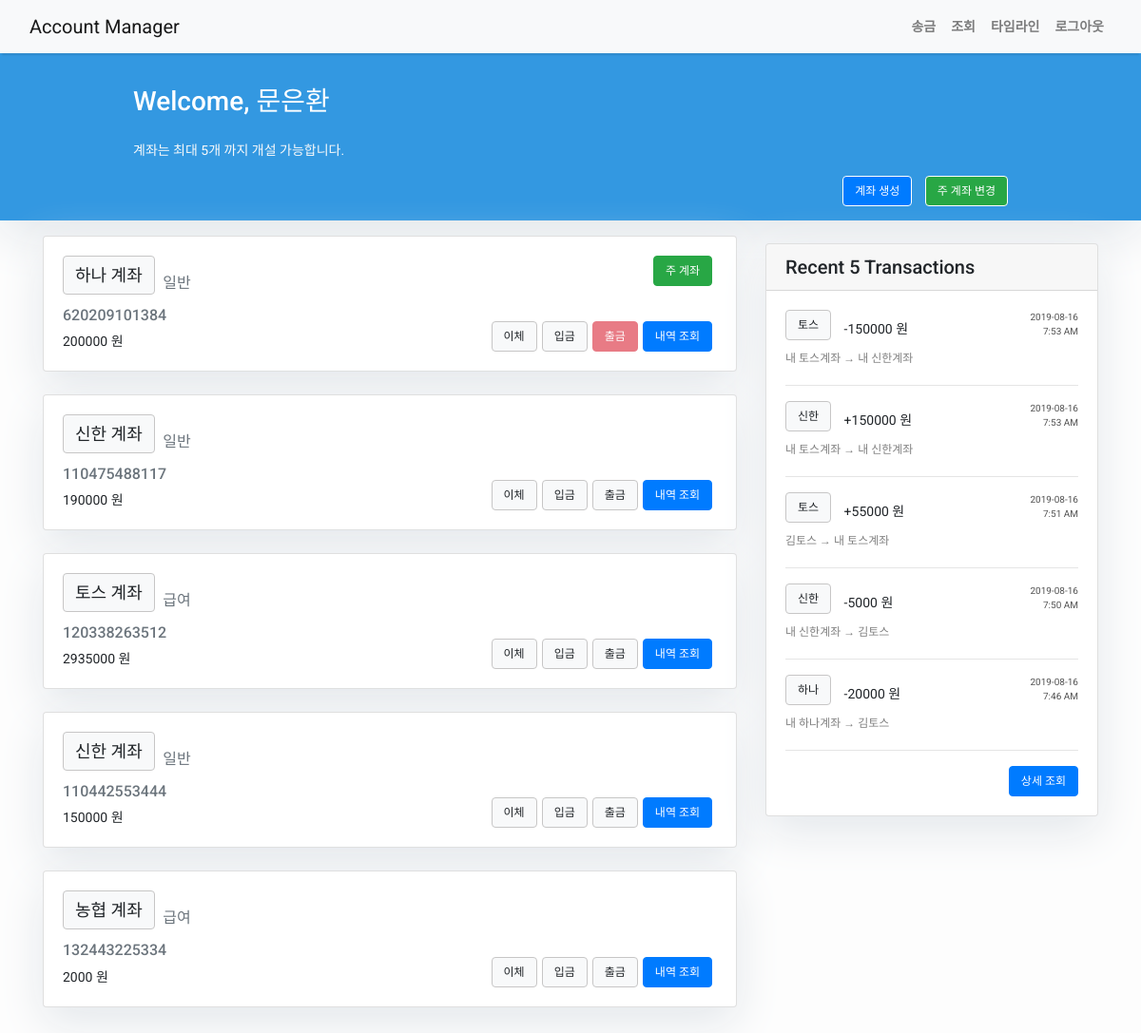
Screenshot of / (signed in) with the database file from the repository.
### users/models.py (models this page shows)
class CustomUser(AbstractBaseUser, PermissionsMixin):
    email           = models.EmailField(unique=True)
    full_name       = models.CharField(max_length=20)
    mobile_no       = models.IntegerField(blank=False)
    date_joined     = models.DateTimeField(default=timezone.now)
    balance         = models.IntegerField(default=0)
    is_staff        = models.BooleanField(default=False)
    is_active       = models.BooleanField(default=True)
    main_account_no = models.CharField(max_length=20)
    account_number  = models.IntegerField(default=0)
    location = (
        ('S', '서울'),
        ('I', '인천'),
        ('K', '경기'),
    )
    loc = models.CharField(max_length=1, choices=location)
    USERNAME_FIELD = 'email'
    REQUIRED_FIELDS = []
    objects = CustomUserManager()
    def __str__(self):
        return self.email

class Account(models.Model):
    account_no              = models.CharField(max_length=20)
    user                    = models.ForeignKey(CustomUser, on_delete=models.CASCADE)
    balance                 = models.PositiveIntegerField(default=0)
    daily_transfer_number   = models.IntegerField(default=3)
    is_main_account         = models.BooleanField(default=False)
    limit_once              = models.IntegerField(default=0)
    limit_daily             = models.IntegerField(default=0)
    bank_list = (
        ('토스', '토스'),
        ('농협', '농협'),
        ('하나', '하나은행'),
        ('신한', '신한은행'),
        ('국민', '국민은행'),
        ('우리', '우리은행'),
    )
    bank = models.CharField(max_length=10, choices=bank_list)
    account_type_list = (
        ('일반', '일반'),
        ('급여', '급여'),
        ('적금', '적금'),
    )
    account_type = models.CharField(max_length=10, choices=account_type_list)

### transactions/models.py (models this page shows, shortened)
class Transfer(models.Model):
    account = models.ForeignKey(
        Account,
        related_name='Transfer',
        on_delete=models.CASCADE,
    )
    account_no_to = models.CharField(max_length=20)
    account_no_from = models.CharField(max_length=20)
    bank_list = (
        ('토스', '토스'),
        ('농협', '농협'),
        ('하나', '하나은행'),
        ('신한', '신한은행'),
        ('국민', '국민은행'),
        ('우리', '우리은행'),
    )
    account_bank_to = models.CharField(max_length=10, choices=bank_list)
    account_bank_from = models.CharField(max_length=10, choices=bank_list)
    receiver_id = models.IntegerField()
    receiver_name = models.CharField(max_length=20)
    user_name = models.CharField(max_length=20)
    amount = models.DecimalField(
        decimal_places=0,
        max_digits=12,
        validators=[
            MinValueValidator(Decimal('10'))
        ]
    )
    timestamp   = models.DateTimeField(auto_now_add=True)
    action_name = 'Transfer'
    def get_action_name(self):
        return self.action_name
    def set_action_name(self, action_name):
        self.action_name = action_name
        return action_name

### users/views.py (the view)
# urls.py: 2. Add a URL to urlpatterns:  path('', Home.as_view(), name='home')
class Home(TemplateView):
    def get(self, request, *args, **kwargs):
        context={}
        is_authenticated = request.user.is_authenticated
        if is_authenticated == True:
            user = CustomUser.objects.get(email=request.user)
            account_obj = Account.objects.filter(user=user.id)
            dep_obj  = Deposit.objects.filter(user_name=user.full_name)
            with_obj = Withdraw.objects.filter(user_name=user.full_name)
            Td_obj   = Transfer.objects.filter(user_name=user.full_name)
            Tc_obj   = Transfer.objects.filter(receiver_name=user.full_name)
            for obj in Td_obj:
                obj.set_action_name('Transfer_debit')
            for obj in Tc_obj:
                obj.set_action_name('Transfer_credit')
            from itertools import chain
            from operator import attrgetter
            transactions_hub = list(chain(dep_obj, with_obj, Td_obj, Tc_obj))
            transactions_hub = sorted(
                chain(dep_obj, with_obj, Td_obj, Tc_obj),
                key = attrgetter('timestamp'),
                reverse=True
            )
            context={
                'transactions_recent': transactions_hub[:5],
                'account_obj': account_obj,
                'dep_obj': dep_obj,
                'with_obj': with_obj,
                'Td_obj': Td_obj,
                'Tc_obj': Tc_obj,
            }
        return render(request,'home.htm', context)

### templates/home.htm (shortened to what this page needs)
{% extends 'base.html' %}
{% block content %}
{% if user.is_authenticated %}
  <header class="masthead" >
    <div class="container">
      <div class="row">
        <div class=" col-md-8 col-md-10 mx-auto">
          <div class="site-heading">
            <h3 class=" site-heading my-4 mt-3 text-white"> Welcome, {{ user.full_name }} </h3>
            <p class="text-light">계좌는 최대 5개 까지 개설 가능합니다. &nbsp</p>
            <div class="mgr-account">
              <a href="/accounts" class="btn btn-primary">계좌 생성</a>
              <a href="/accounts/modify_main" class="btn btn-success">주 계좌 변경</a>
            </div>
          </div>
        </div>
      </div>
    </div>
  </header>
  <div class="container">
    <div class="row">
      <div class="col-md-8 mt-3 left">
        {% for account in account_obj %}
          <div class="card mb-4" >
            <div class="card-body grid">
              <div class="grid-tem left">
                <p class="card-title">
                  {% with "/accounts/detail/"|add:account.account_no as account_no %}
                    <a href= {{ account_no }} class="btn btn-light account">{{ account.bank }} 계좌</a>
                  {% endwith %}
                  <a class="card-text text-muted type" style="margin-left: 5px" >{{ account.account_type }}</a>
                </p>
                <p class="card-text text-muted h6">{{ account.account_no }}</p>
                <p class="card-text">{{ account.balance }} 원</p>
              </div>
              <div class="grid-tem right">
                <div style="position: absolute; bottom: 20px; right: 20px">
                  {% with "/accounts/history/"|add:account.account_no as account_no %}
                    <a href= {{ account_no }} class="btn btn-primary" >내역 조회</a>
                  {% endwith %}
                  {% with "/transactions/withdraw/"|add:account.account_no as account_no %}
                    {% if account.limit_daily <= 0 %}
                      <a href= '' class="btn btn-danger disabled">출금</a>
                    {% else %}
                      <a href= {{ account_no }} class="btn btn-light">출금</a>
                    {% endif %}
                  {% endwith %}
                  {% with "/transactions/deposit/"|add:account.account_no as account_no %}
                    <a href= {{ account_no }} class="btn btn-light">입금</a>
                  {% endwith %}
                  {% with "/transactions/transfer/"|add:account.account_no as account_no %}
                    {% if account.daily_transfer_number <= 0 %}
                      <a href= {{ account_no }} class="btn btn-light expire">이체</a>
                    {% else %}
                      <a href= {{ account_no }} class="btn btn-light">이체</a>
                    {% endif %}
                  {% endwith %}
                </div>
                {% if account.is_main_account %}
                  <div style="position: absolute; top: 20px; right: 20px">
                    <a href='accounts/modify_main' class="btn btn-success">주 계좌</a>
                  </div>
                {% endif %}
              </div>
            </div>
          </div>
        {% endfor %}
      </div>
      {% block sidebar %}
      {% include 'sidebar.html' %}
      {% endblock sidebar %}
    </div>
  </div>
{% endif %}
{%endblock%}

### templates/base.html (shortened to what this page needs)
<!DOCTYPE html>
<html>
  <head>
    <link
      rel="stylesheet"
      href="https://maxcdn.bootstrapcdn.com/bootstrap/4.0.0/css/bootstrap.min.css"
    />
  </head>
  <body>
    {% if request.user.is_authenticated %}
      <nav class="navbar navbar-expand-lg navbar-light bg-light shadow" id="mainNav">
        <div class="container-fluid">
          <a class="navbar-brand" href="{% url 'home' %}" >Account Manager</a>
          <div class="collapse navbar-collapse" id="navbarResponsive">
            <ul class="navbar-nav ml-auto">
              <li class="nav-item text-black">
                <a class="nav-link text-black font-weight-bold" href="/transactions/transfer_option">송금</a>
              </li>
              <li class="nav-item text-black">
                <a class="nav-link text-black font-weight-bold" href="/accounts/history_all">조회</a>
              </li>
              <li class="nav-item text-black">
                <a class="nav-link text-black font-weight-bold" href="/transactions/timeline">타임라인</a>
              </li>
              <li class="nav-item text-black">
                <a class="nav-link text-black font-weight-bold" href="{% url 'logout' %}">로그아웃</a>
              </li>
            </ul>
          </div>
        </div>
      </nav>
    {% endif %}
    {% block content %}{% endblock content %}
  </body>
</html>

### templates/sidebar.html (shortened to what this page needs)
{% block sidebar %}
<div class="col-md-4 float-right ">
<div class="card my-4">
    <h5 class="card-header">Recent 5 Transactions</h5>
    <div class="card-body">
        {% for i in transactions_recent%}
            <div class="left">
                {% if i.get_action_name == "Transfer_debit" %}
                    <div href= "" class="btn btn-light account" style="margin: 0px 10px 10px 0px"> {{i.account_bank_from}} </div>
                    -{{i.amount}} 원
                    {% if user.full_name == i.receiver_name %}
                        <p class="card-text-sidebar"> 내 {{i.account_bank_from}}계좌 &rarr; 내 {{i.account_bank_to}}계좌</p>
                    {% else %}
                        <p class="card-text-sidebar"> 내 {{i.account_bank_from}}계좌 &rarr; {{i.receiver_name}}</p>
                    {% endif %}
                {% endif %}
                {% if i.get_action_name == "Transfer_credit" %}
                    <div href= "" class="btn btn-light account" style="margin: 0px 10px 10px 0px"> {{i.account_bank_to}} </div>
                    +{{i.amount}} 원
                    {% if user.full_name == i.user_name %}
                        <p class="card-text-sidebar"> 내 {{i.account_bank_from}}계좌 &rarr; 내 {{i.account_bank_to}}계좌</p>
                    {% else %}
                        <p class="card-text-sidebar"> {{i.user_name}} &rarr; 내 {{i.account_bank_to}}계좌</p>
                    {% endif %}
                {% endif %}
            </div>
            <div class="right text-right">
                {{ i.timestamp|date:"Y-m-j" }} <br>
                {{ i.timestamp|date:"g:i A" }}
            </div>
            <br><br><br>
            <hr>
        {% endfor %}
        <a href="/transactions/timeline" class="btn btn-primary sidebar" style="float: right">상세 조회</a>
    </div>
</div>
</div>
{% endblock sidebar %}

### templates/base.html (style rules this page uses)
body { font-family: "Roboto", sans-serif; font-size: 17px; background-color: #fdfdfd; }
.shadow { box-shadow: 0 4px 2px -2px rgba(0,0,0,0.1); }
.btn-danger { color: #fff; background-color: #f00000; border-color: #dc281e; }
.masthead { background:#3398E1;; height: auto; padding-bottom: 15px; box-shadow: 0 16px 48px #E3E7EB; padding-top: 10px; }

### templates/home.htm (style rules this page uses)
body { font-family: "Roboto", sans-serif; font-size: 14px; background-color: #fdfdfd; }
.card { box-shadow: 0 16px 48px #E3E7EB; }
.left { width: 30%; float: left; display: block; }
.right { width: 70%; height: 100%; float: right; display: block; }
.card-title .btn { font-size: 18px; border-color: #c7c6c6; }
.card-title a { font-size: 16px; vertical-align: bottom; }
.btn { font-size: 12px; }
.right .btn { margin: 0px 5px 0px 0px; float: right; }
.mgr-account { float: right; }
.mgr-account .btn { border-color:white; margin-left: 10px; }
.btn-light { border-color: #c7c6c6; }

### templates/sidebar.html (style rules this page uses)
.card { box-shadow: 0 16px 48px #E3E7EB; }
.card-text-sidebar { font-size: 12px; color: gray; }
.left { width: 70%; float: left; }
.right { width: 30%; font-size: 10px; color: rgb(83, 83, 83); }

### rows the page displays
CustomUser: full_name "문은환"
Account: bank "하나", account_type "일반", account_no "620209101384", balance "200000", limit_daily "출금", is_main_account "주 계좌"
Account: bank "신한", account_type "일반", account_no "110475488117", balance "190000"
Account: bank "토스", account_type "급여", account_no "120338263512", balance "2935000"
Account: bank "신한", account_type "일반", account_no "110442553444", balance "150000"
Account: bank "농협", account_type "급여", account_no "132443225334", balance "2000"
Transfer: account_bank_from "토스", amount "150000", account_bank_to "신한", timestamp "2019-08-16", timestamp "7:53 AM"
Transfer: account_bank_to "토스", amount "55000", user_name "김토스", timestamp "2019-08-16", timestamp "7:51 AM"
Transfer: account_bank_from "신한", amount "5000", receiver_name "김토스", timestamp "2019-08-16", timestamp "7:50 AM"
Transfer: account_bank_from "하나", amount "20000", receiver_name "김토스", timestamp "2019-08-16", timestamp "7:46 AM"
